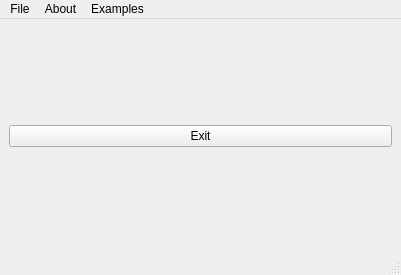
<?xml version="1.0" encoding="UTF-8"?>
<ui version="4.0">
 <class>MainWindow</class>
 <widget class="QMainWindow" name="MainWindow">
  <property name="geometry">
   <rect>
    <x>0</x>
    <y>0</y>
    <width>401</width>
    <height>275</height>
   </rect>
  </property>
  <property name="windowTitle">
   <string>MainWindow</string>
  </property>
  <widget class="QWidget" name="centralwidget">
   <layout class="QGridLayout" name="gridLayout">
    <item row="0" column="0">
     <widget class="QPushButton" name="pushButton_2">
      <property name="text">
       <string>Exit</string>
      </property>
     </widget>
    </item>
   </layout>
  </widget>
  <widget class="QMenuBar" name="menubar">
   <property name="geometry">
    <rect>
     <x>0</x>
     <y>0</y>
     <width>401</width>
     <height>29</height>
    </rect>
   </property>
   <widget class="QMenu" name="menuAbout">
    <property name="title">
     <string>About</string>
    </property>
    <addaction name="about"/>
    <addaction name="what"/>
   </widget>
   <widget class="QMenu" name="menuFile">
    <property name="title">
     <string>File</string>
    </property>
    <addaction name="check"/>
   </widget>
   <widget class="QMenu" name="menuExamples">
    <property name="title">
     <string>Examples</string>
    </property>
    <addaction name="lcd"/>
   </widget>
   <addaction name="menuFile"/>
   <addaction name="menuAbout"/>
   <addaction name="menuExamples"/>
  </widget>
  <widget class="QStatusBar" name="statusbar"/>
  <action name="about">
   <property name="icon">
    <iconset>
     <normalon>img/img1.png</normalon>
    </iconset>
   </property>
   <property name="text">
    <string>About</string>
   </property>
  </action>
  <action name="check">
   <property name="icon">
    <iconset>
     <disabledoff>../../../../Z_其它/img1.jpg</disabledoff>
    </iconset>
   </property>
   <property name="text">
    <string>Check</string>
   </property>
   <property name="menuRole">
    <enum>QAction::MenuRole::NoRole</enum>
   </property>
  </action>
  <action name="what">
   <property name="text">
    <string>What's new</string>
   </property>
   <property name="menuRole">
    <enum>QAction::MenuRole::NoRole</enum>
   </property>
  </action>
  <action name="lcd">
   <property name="text">
    <string>QLCDNumber</string>
   </property>
  </action>
 </widget>
 <resources/>
 <connections/>
</ui>
